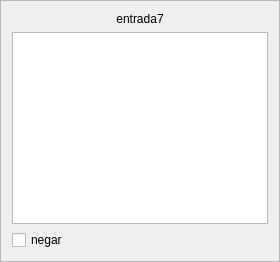
                     <widget class="QFrame" name="inframe7">
                      <property name="sizePolicy">
                       <sizepolicy hsizetype="Preferred" vsizetype="Preferred">
                        <horstretch>0</horstretch>
                        <verstretch>0</verstretch>
                       </sizepolicy>
                      </property>
                      <property name="frameShape">
                       <enum>QFrame::StyledPanel</enum>
                      </property>
                      <property name="frameShadow">
                       <enum>QFrame::Raised</enum>
                      </property>
                      <layout class="QGridLayout" name="gridLayout_39">
                       <item row="0" column="0">
                        <layout class="QVBoxLayout" name="verticalLayout_30">
                         <item>
                          <widget class="QLabel" name="inlabel7">
                           <property name="sizePolicy">
                            <sizepolicy hsizetype="Expanding" vsizetype="Preferred">
                             <horstretch>0</horstretch>
                             <verstretch>0</verstretch>
                            </sizepolicy>
                           </property>
                           <property name="text">
                            <string>entrada7</string>
                           </property>
                           <property name="alignment">
                            <set>Qt::AlignCenter</set>
                           </property>
                          </widget>
                         </item>
                         <item>
                          <widget class="QListWidget" name="inlist7">
                           <property name="sizePolicy">
                            <sizepolicy hsizetype="Preferred" vsizetype="Expanding">
                             <horstretch>0</horstretch>
                             <verstretch>0</verstretch>
                            </sizepolicy>
                           </property>
                          </widget>
                         </item>
                         <item>
                          <widget class="QCheckBox" name="innot7">
                           <property name="sizePolicy">
                            <sizepolicy hsizetype="Fixed" vsizetype="Fixed">
                             <horstretch>0</horstretch>
                             <verstretch>0</verstretch>
                            </sizepolicy>
                           </property>
                           <property name="text">
                            <string>negar</string>
                           </property>
                          </widget>
                         </item>
                        </layout>
                       </item>
                      </layout>
                     </widget>
